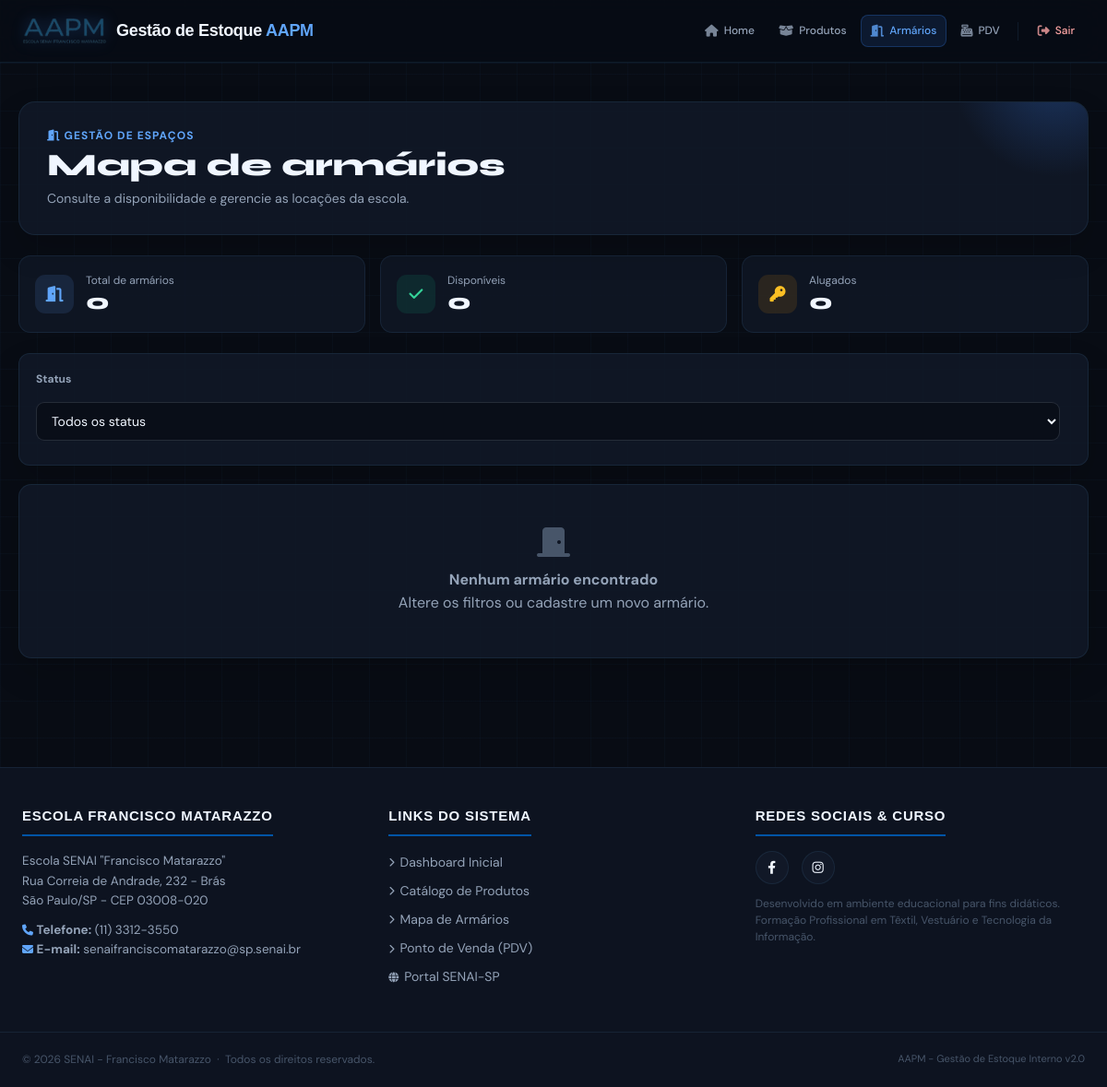
The app's page /armarios/ (signed in), older data.
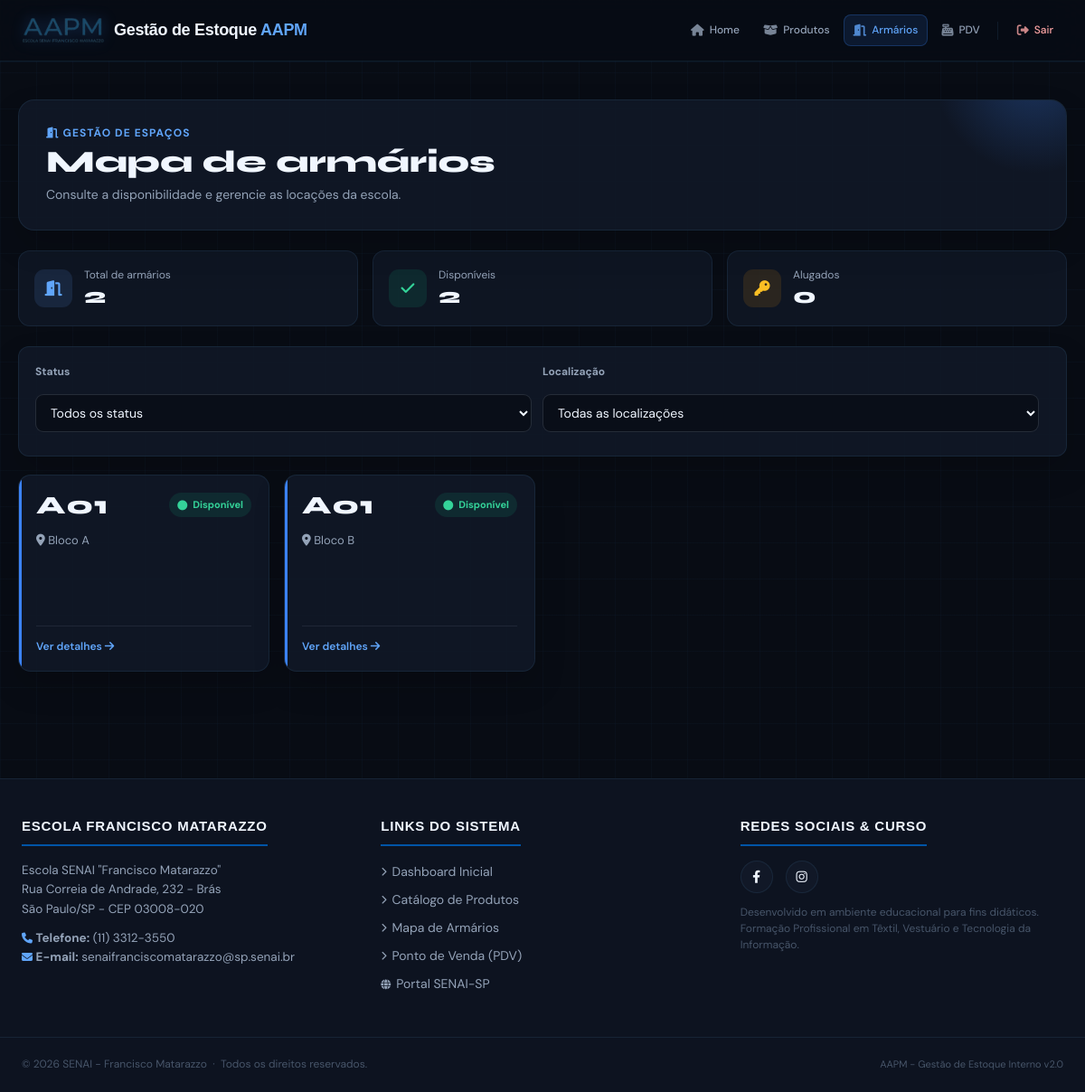
The same page, newer data.
### app/models/armario.py (models this page shows, shortened)
class Armario(Base):
    __tablename__ = "armarios"
    __table_args__ = (
        UniqueConstraint('numero', 'localizacao', name='uix_numero_localizacao'),
    )
    id     = Column(Integer, primary_key=True, index=True)
    numero = Column(String(20), nullable=False)
    localizacao = Column(String(100), nullable=True)
    status = Column(
        Enum(StatusArmario),
        nullable=False,
        default=StatusArmario.DISPONIVEL
    )
    locatario_nome = Column(String(150), nullable=True)
    nome_curso = Column(String(100), nullable=True)
    turma = Column(String(50), nullable=True)
    email = Column(String(120), nullable=True)
    observacao = Column(String(255), nullable=True)
    ativo = Column(Boolean, default=True)
    alugado_em     = Column(DateTime, nullable=True)
    criado_em      = Column(DateTime, server_default=func.now())
    atualizado_em  = Column(DateTime, server_default=func.now(), onupdate=func.now())

### app/controllers/armario_controller.py (the view)
@router.get("/")
def listar_armarios(
    request: Request,
    status: str = "",           # filtra por status
    localizacao: str = "",      # filtra por localização
    pagina: int = 1,
    por_pagina: int = 10,
    db: Session = Depends(get_db),
    usuario = Depends(get_usuario_logado)
):
    if status == "inativo":
        query = db.query(Armario).filter(Armario.ativo == False)
    else:
        query = db.query(Armario).filter(Armario.ativo == True)
    if status in ("disponivel", "alugado"):
        try:
            enum_status = StatusArmario(status)
            query = query.filter(Armario.status == enum_status)
        except ValueError:
            pass
    if localizacao:
        query = query.filter(Armario.localizacao.ilike(f"%{localizacao}%"))
    resultado = paginar(query.order_by(Armario.numero), pagina, por_pagina)
    armarios = resultado.itens
    todos     = db.query(Armario).filter(Armario.ativo == True).all()
    disponiveis = sum(1 for a in todos if a.status == StatusArmario.DISPONIVEL)
    alugados    = sum(1 for a in todos if a.status == StatusArmario.ALUGADO)
    localizacoes = sorted(set(
        a.localizacao for a in todos if a.localizacao
    ))
    return templates.TemplateResponse(
        request,
        "armarios/index.html",
        {
            "request":      request,
            "usuario":      usuario,
            "armarios":     armarios,
            "disponiveis":  disponiveis,
            "alugados":     alugados,
            "total":        len(todos),
            "status":       status,
            "localizacao":  localizacao,
            "localizacoes": localizacoes,
            "StatusArmario": StatusArmario,
            "pagina":       resultado.atual,
            "por_pagina":   resultado.por_pagina,
            "total_paginas": resultado.total_paginas,
            "total_armarios": resultado.total_itens,
        }
    )

### app/templates/armarios/index.html (shortened to what this page needs)
{% extends "base.html" %}
{% block head %}
<link rel="stylesheet" href="/static/armarios.css">
{% endblock %}
{% from "components/pagination.html" import render as render_pagination with context %}
{% block content %}
<section class="armarios-page">
    <div class="armarios-hero">
        <div>
            <p class="page-eyebrow"><i class="fas fa-door-open"></i> Gestão de espaços</p>
            <h2 class="armarios-title">Mapa de armários</h2>
            <p class="page-subtitle">Consulte a disponibilidade e gerencie as locações da escola.</p>
        </div>
    </div>
    <div class="metrics-grid">
        <div class="metric-card"><span class="metric-icon"><i class="fas fa-door-open"></i></span>
            <div>
                <p class="metric-label">Total de armários</p><strong class="metric-value">{{ total }}</strong>
            </div>
        </div>
        <div class="metric-card available"><span class="metric-icon"><i class="fas fa-check"></i></span>
            <div>
                <p class="metric-label">Disponíveis</p><strong class="metric-value">{{ disponiveis }}</strong>
            </div>
        </div>
        <div class="metric-card rented"><span class="metric-icon"><i class="fas fa-key"></i></span>
            <div>
                <p class="metric-label">Alugados</p><strong class="metric-value">{{ alugados }}</strong>
            </div>
        </div>
    </div>
    <div class="armarios-card">
        <form method="get" action="/armarios" class="filters-form" id="armarios-filters">
            <div class="field">
                <label for="status">Status</label>
                <select id="status" name="status">
                    <option value="">Todos os status</option>
                </select>
            </div>
            {% if localizacoes %}
            <div class="field">
                <label for="localizacao">Localização</label>
                <select id="localizacao" name="localizacao">
                    <option value="">Todas as localizações</option>
                </select>
            </div>
            {% endif %}
        </form>
    </div>
    {% if armarios %}
    <div class="armarios-grid">
        {% for a in armarios %}
        <article class="armario-card {{ 'inactive' if not a.ativo else a.status.value }}">
            <div class="armario-card-top">
                <h3 class="armario-number">{{ a.numero }}</h3>
                {% if not a.ativo %}<span class="status-badge inactive"><i class="fas fa-ban"></i> Inativo</span>
                {% elif a.status.value == 'disponivel' %}<span class="status-badge available"><i
                        class="fas fa-circle"></i> Disponível</span>
                {% elif a.status.value == 'alugado' %}<span class="status-badge rented"><i class="fas fa-key"></i>
                    Alugado</span>
                {% else %}<span class="status-badge inactive"><i class="fas fa-ban"></i> Inativo</span>{% endif %}
            </div>
            <p class="armario-location"><i class="fas fa-location-dot"></i> {{ a.localizacao or 'Localização não
                informada' }}</p>
            <div class="armario-card-footer">
                <a href="/armarios/{{ a.id }}" class="mini-action">Ver detalhes <i class="fas fa-arrow-right"></i></a>
            </div>
        </article>
        {% endfor %}
    </div>
    {% else %}
    <div class="armarios-empty"><i class="fas fa-door-closed"></i><strong>Nenhum armário encontrado</strong>
        <p>Altere os filtros ou cadastre um novo armário.</p>
    </div>
    {% endif %}
</section>
{% endblock %}

Row changes from the older to the newer data that the page shows:
added Armario: numero "A01", ativo True (drawn), localizacao "Bloco A"
added Armario: numero "A01", ativo True (drawn), localizacao "Bloco B"
Text that changed along with them:
{{ total }}: "0" → "2"
{{ disponiveis }}: "0" → "2"
form field localizacao: (not shown) → "Todas as localizações"
text no longer shown: "Nenhum armário encontrado Altere os filtros ou cadastre um novo armário."
text now shown: "Localização"
